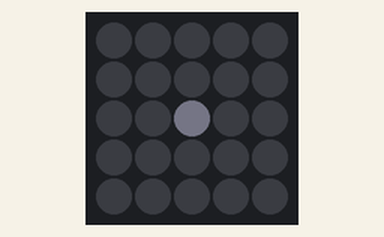
This sketch was run on a simulated ESP32. Shown: 5×5 RGB LED matrix (first LED top left, wired row by row). Dim RGB values are drawn brighter than linear.

Above: at 0.1 s.
At 1.0 s:
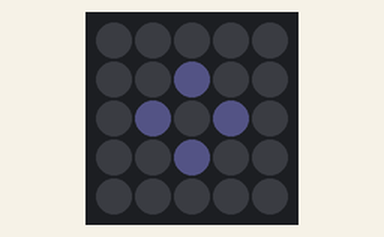
At 1.9 s:
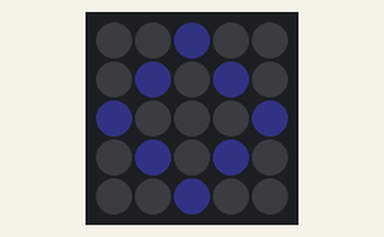
At 2.8 s:
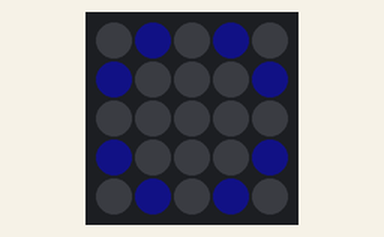
At 4.6 s:
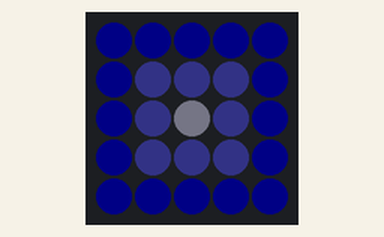
At 8.2 s:
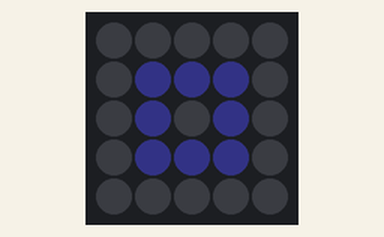

Measured:
- by itself, everything shown: repeats every 10.8 s, in 20 steps
- what the display in image 1 shows lasts 0.9 s, from 0.9 s to 1.8 s

The sketch:

Spiral.ino
```cpp
# include "M5Atom.h"
# include "millisDelay.h"

uint32_t black = 0x0000;
uint32_t blue1 = 0x0000ff; // blue color to test
uint32_t L1color = 0xccccff;  // light cyan2
uint32_t L2color = 0x9999ff;  // turquoise
uint32_t L3color = 0x6666ff;  // medium turquoise
uint32_t L4color = 0x3232ff;  // dark turquoise (SVG)
uint32_t L5color = 0x0000ff;  // turquoise4
millisDelay Delay;
millisDelay strobeDelay;
int interval = 900;
int interval2 = 500;

int i = 0; // counter

void setup() {
    M5.begin(true,false, true);
    M5.dis.setBrightness(20);
    Delay.start(interval);
}

void CheckDelay(){ // functions that checks if delay ended and sets screen to black
  if(Delay.justFinished())
  {
    Delay.repeat();
    M5.dis.clear();
    i++; // increments counter
  }
}
void loop() {
    switch (i){
      case 0:
        M5.dis.drawpix(12,L1color); // sets the center pixel to the color we choose
        CheckDelay(); // calls function to check the delay
        break;
      case 1: //Inner diamond
        M5.dis.drawpix(7,L2color);
        M5.dis.drawpix(11,L2color);
        M5.dis.drawpix(13,L2color);
        M5.dis.drawpix(17,L2color);
        CheckDelay();
        break;
      case 2:
        M5.dis.drawpix(2,L3color);
        M5.dis.drawpix(6,L3color);
        M5.dis.drawpix(8,L3color);
        M5.dis.drawpix(10,L3color);
        M5.dis.drawpix(14,L3color);
        M5.dis.drawpix(16,L3color);
        M5.dis.drawpix(18,L3color);
        M5.dis.drawpix(22,L3color);
        CheckDelay();
        break;
      case 3:
        M5.dis.drawpix(1,L4color);
        M5.dis.drawpix(5,L4color);
        M5.dis.drawpix(3,L4color);
        M5.dis.drawpix(9,L4color);
        M5.dis.drawpix(15,L4color);
        M5.dis.drawpix(19,L4color);
        M5.dis.drawpix(21,L4color);
        M5.dis.drawpix(23,L4color);
        CheckDelay();
        break;
      case 4:
        M5.dis.drawpix(0,L5color);
        M5.dis.drawpix(4,L5color);
        M5.dis.drawpix(20,L5color);
        M5.dis.drawpix(24,L5color);
        CheckDelay();
        break;
      case 5:
        M5.dis.drawpix(0,L5color);
        M5.dis.drawpix(1,L5color);
        M5.dis.drawpix(2,L5color);
        M5.dis.drawpix(3,L5color);
        M5.dis.drawpix(4,L5color);
        M5.dis.drawpix(5,L5color);
        M5.dis.drawpix(9,L5color);
        M5.dis.drawpix(10,L5color);
        M5.dis.drawpix(14,L5color);
        M5.dis.drawpix(15,L5color);
        M5.dis.drawpix(19,L5color);
        M5.dis.drawpix(20,L5color);
        M5.dis.drawpix(21,L5color);
        M5.dis.drawpix(22,L5color);
        M5.dis.drawpix(23,L5color);
        M5.dis.drawpix(24,L5color);
        M5.dis.drawpix(6,L3color);
        M5.dis.drawpix(7,L3color);
        M5.dis.drawpix(8,L3color);
        M5.dis.drawpix(11,L3color);
        M5.dis.drawpix(13,L3color);
        M5.dis.drawpix(16,L3color);
        M5.dis.drawpix(17,L3color);
        M5.dis.drawpix(18,L3color);
        M5.dis.drawpix(12,L1color);
        CheckDelay();
        break;
      case 6:
        M5.dis.clear();
        CheckDelay();
        break;
      case 7:
        M5.dis.drawpix(0,L5color);
        M5.dis.drawpix(1,L5color);
        M5.dis.drawpix(2,L5color);
        M5.dis.drawpix(3,L5color);
        M5.dis.drawpix(4,L5color);
        M5.dis.drawpix(5,L5color);
        M5.dis.drawpix(9,L5color);
        M5.dis.drawpix(10,L5color);
        M5.dis.drawpix(14,L5color);
        M5.dis.drawpix(15,L5color);
        M5.dis.drawpix(19,L5color);
        M5.dis.drawpix(20,L5color);
        M5.dis.drawpix(21,L5color);
        M5.dis.drawpix(22,L5color);
        M5.dis.drawpix(23,L5color);
        M5.dis.drawpix(24,L5color);
        M5.dis.drawpix(6,L3color);
        M5.dis.drawpix(7,L3color);
        M5.dis.drawpix(8,L3color);
        M5.dis.drawpix(11,L3color);
        M5.dis.drawpix(13,L3color);
        M5.dis.drawpix(16,L3color);
        M5.dis.drawpix(17,L3color);
        M5.dis.drawpix(18,L3color);
        M5.dis.drawpix(12,L1color);
        CheckDelay();
        break;
      case 8:
        M5.dis.drawpix(0,L5color);
        M5.dis.drawpix(1,L5color);
        M5.dis.drawpix(2,L5color);
        M5.dis.drawpix(3,L5color);
        M5.dis.drawpix(4,L5color);
        M5.dis.drawpix(5,L5color);
        M5.dis.drawpix(9,L5color);
        M5.dis.drawpix(10,L5color);
        M5.dis.drawpix(14,L5color);
        M5.dis.drawpix(15,L5color);
        M5.dis.drawpix(19,L5color);
        M5.dis.drawpix(20,L5color);
        M5.dis.drawpix(21,L5color);
        M5.dis.drawpix(22,L5color);
        M5.dis.drawpix(23,L5color);
        M5.dis.drawpix(24,L5color);
        CheckDelay();
        break;
      case 9:
        M5.dis.drawpix(6,L3color);
        M5.dis.drawpix(7,L3color);
        M5.dis.drawpix(8,L3color);
        M5.dis.drawpix(11,L3color);
        M5.dis.drawpix(13,L3color);
        M5.dis.drawpix(16,L3color);
        M5.dis.drawpix(17,L3color);
        M5.dis.drawpix(18,L3color);
        CheckDelay();
        break;
      case 10:
        M5.dis.drawpix(12,L1color);
        CheckDelay();
        break;
      case 11:
        M5.dis.clear();
        CheckDelay();
        break;
      default:
        break;
    }

    if(i == 12)
      i = 0; // resets counter
}
```
